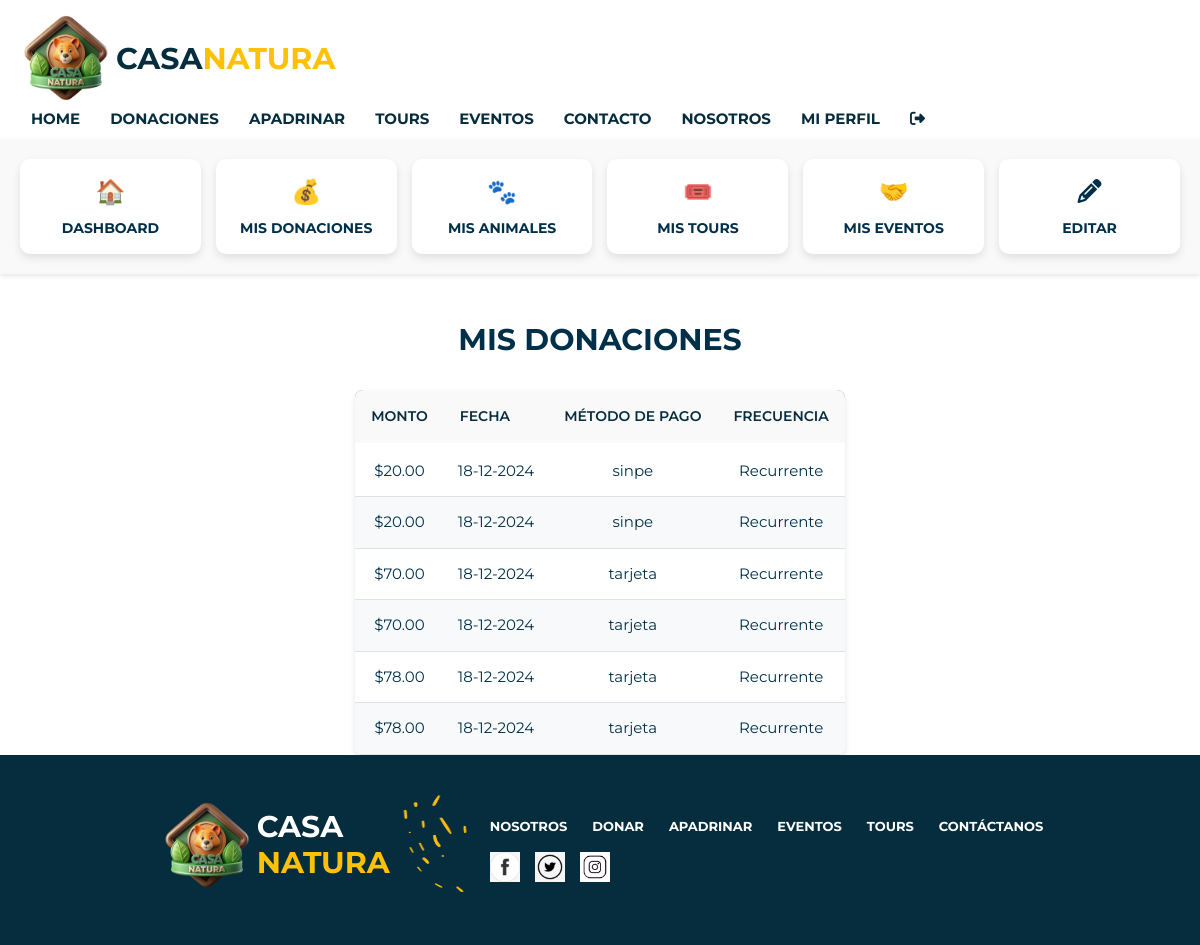
The app's page /donaciones.php (signed in), older data.
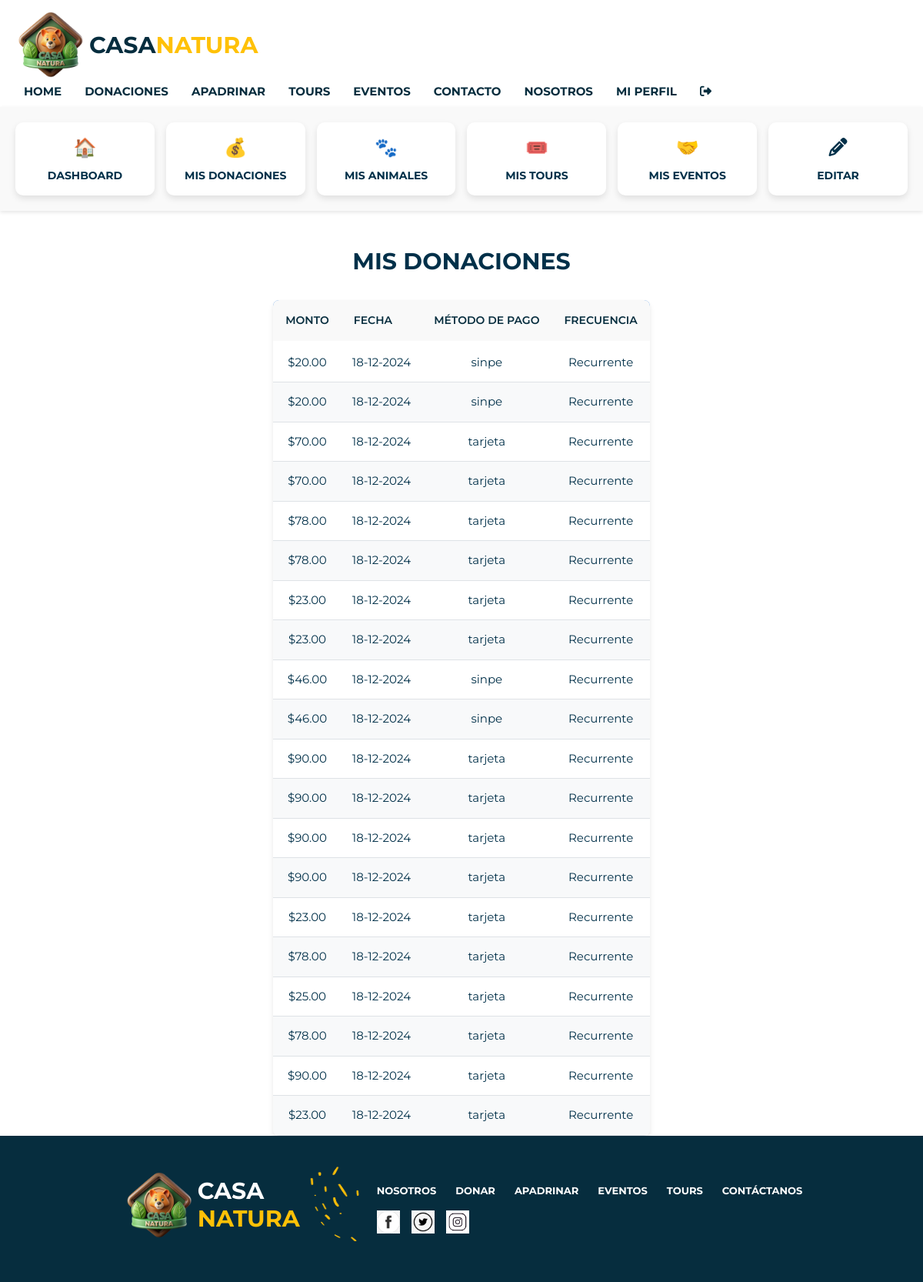
The same page, newer data.
### tables this page shows
CREATE TABLE `donaciones` (
  `ID_Donacion` int(10) NOT NULL,
  `Monto` int(50) NOT NULL,
  `Fecha` date NOT NULL,
  `ID_Usuario` int(10) NOT NULL,
  `Estado` tinyint(1) NOT NULL,
  `MetodoPago` varchar(50) DEFAULT NULL
);

### donaciones.php (the view, shortened to what this page needs)
<?php
include('./actions/conexion.php');
$usuario_id = $_SESSION['usuario_id'];
$query = "
    SELECT
        Monto,
        Fecha,
        MetodoPago,
        CASE
            WHEN Estado = 1 THEN 'Recurrente'
            ELSE 'Única'
        END AS Frecuencia
    FROM donaciones
    WHERE ID_Usuario = ?
";
$stmt = $conn->prepare($query);
$stmt->bind_param("i", $usuario_id);
$stmt->execute();
$result = $stmt->get_result();
?>
<!DOCTYPE html>
<html lang="es">
<head>
    <link rel="stylesheet" href="https://cdnjs.cloudflare.com/ajax/libs/font-awesome/6.7.1/css/all.min.css" />
    <link rel="stylesheet" href="./css/style.css" >
    <link rel="stylesheet" href="https://cdn.jsdelivr.net/npm/bootstrap@4.3.1/dist/css/bootstrap.min.css">
</head>
<body>
    <?php
    include('fragmentos.php');
    echo $navbar;
    ?>
    <main>
    <?php
    include('fragmentos.php');
    echo $opciones;
    ?>
<h2 class="perfil-title-donaciones text-center mt-5">MIS DONACIONES</h2>
        <div >
            <div class="col main-content-perfil">
                <div class="row">
                    <div class="container ">
                        <br>
                        <table class="tabla text-center">
                            <thead>
                                <tr>
                                    <th>Monto</th>
                                    <th>Fecha</th>
                                    <th>Método de Pago</th>
                                    <th>Frecuencia</th>
                                </tr>
                            </thead>
                            <tbody>
                                <?php if ($result->num_rows > 0): ?>
                                    <?php while ($donacion = $result->fetch_assoc()): ?>
                                        <tr>
                                            <td>$<?php echo number_format($donacion['Monto'], 2); ?></td>
                                            <td><?php echo date("d-m-Y", strtotime($donacion['Fecha'])); ?></td>
                                            <td><?php echo $donacion['MetodoPago']; ?></td>
                                            <td><?php echo $donacion['Frecuencia']; ?></td>
                                        </tr>
                                    <?php endwhile; ?>
                                <?php else: ?>
                                    <tr>
                                        <td colspan="4" class="text-center">No tienes donaciones registradas.</td>
                                    </tr>
                                <?php endif; ?>
                            </tbody>
                        </table>
                    </div>
                </div>
            </div>
        </div>
    </main>
    <?php
    include("fragmentos.php");
    echo $footer;
    ?>
</body>
</html>

Row changes from the older to the newer data that the page shows:
added donaciones: Monto "23.00", Fecha "18-12-2024", MetodoPago "tarjeta", Frecuencia "Recurrente"
added donaciones: Monto "23.00", Fecha "18-12-2024", MetodoPago "tarjeta", Frecuencia "Recurrente"
added donaciones: Monto "46.00", Fecha "18-12-2024", MetodoPago "sinpe", Frecuencia "Recurrente"
added donaciones: Monto "46.00", Fecha "18-12-2024", MetodoPago "sinpe", Frecuencia "Recurrente"
added donaciones: Monto "90.00", Fecha "18-12-2024", MetodoPago "tarjeta", Frecuencia "Recurrente"
added donaciones: Monto "90.00", Fecha "18-12-2024", MetodoPago "tarjeta", Frecuencia "Recurrente"
added donaciones: Monto "90.00", Fecha "18-12-2024", MetodoPago "tarjeta", Frecuencia "Recurrente"
added donaciones: Monto "90.00", Fecha "18-12-2024", MetodoPago "tarjeta", Frecuencia "Recurrente"
added donaciones: Monto "23.00", Fecha "18-12-2024", MetodoPago "tarjeta", Frecuencia "Recurrente"
added donaciones: Monto "78.00", Fecha "18-12-2024", MetodoPago "tarjeta", Frecuencia "Recurrente"
added donaciones: Monto "25.00", Fecha "18-12-2024", MetodoPago "tarjeta", Frecuencia "Recurrente"
added donaciones: Monto "78.00", Fecha "18-12-2024", MetodoPago "tarjeta", Frecuencia "Recurrente"
added donaciones: Monto "90.00", Fecha "18-12-2024", MetodoPago "tarjeta", Frecuencia "Recurrente"
added donaciones: Monto "23.00", Fecha "18-12-2024", MetodoPago "tarjeta", Frecuencia "Recurrente"
